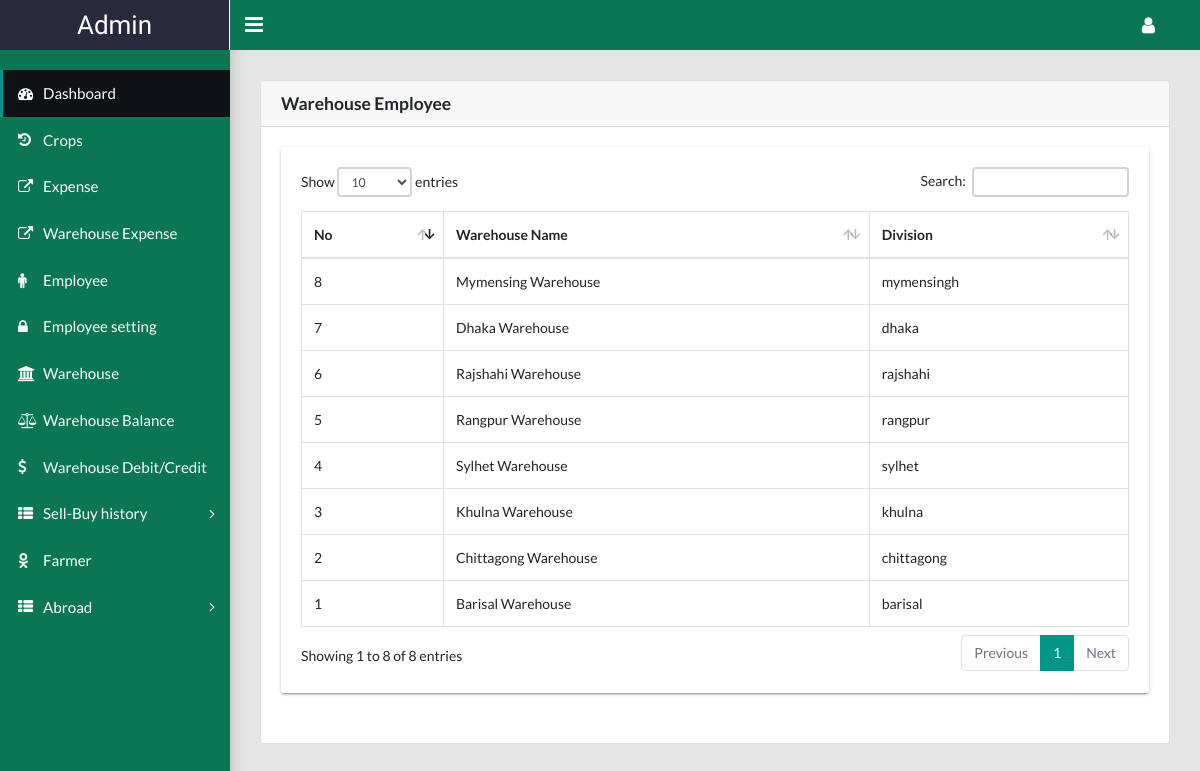
The page /admin/warehouse.php (signed in) on the database its author committed.
### tables this page shows
CREATE TABLE `warehouse` (
  `id` int(11) NOT NULL,
  `name` varchar(50) NOT NULL,
  `division` varchar(50) NOT NULL
);

### lib/Database.php (called while the page is built, shortened)
<?php
Class Database{
		private $host   = "localhost";
	private $user   = "root";
	private $pass   = "";
	private $dbname = "e_agri";
	public $link;
	private function connectDB(){
	$this->link = new mysqli($this->host, $this->user, $this->pass, $this->dbname);
 }
	public function select($query){
		$result = $this->link->query($query) or die($this->link->error.__LINE__);
		if($result->num_rows > 0){
			return $result;
		} else {
			return false;
		}
	}
}

### admin/warehouse.php (the view, shortened to what this page needs)
<?php include './header.php'; ?>
<?php include './side.php'; ?>
<main class="app-content">
    <div class="bs-component">
        <div class="card">
            <h5 class="card-header">Warehouse Employee</h5>
            <div class="card-body">
                <div class="row">
                    <div class="col-lg-12">
                    	<div class="tile">
                            <div class="tile-body">
                                <div class="table-responsive">
                                    <table class="table table-hover table-bordered" id="sampleTable">
                                    	<thead>
                                            <tr>
                                                <th>No</th>
                                                <th>Warehouse Name</th>
                                                <th>Division</th>
                                            </tr>
                                        </thead>
                                        <tbody>
                                        	<?php
                                        	$i=0;
                                        	    $query = "SELECT * FROM warehouse ORDER BY id DESC";
                                                $result = $db->select($query);
                                                if($result){
                                    	            while($resultRow = $result->fetch_assoc()){
                                    	            	$i++;
                                        	        ?>
                                        	        <tr>
                                                        <th><?php echo $i; ?></th>
                                                        <th><?php echo $resultRow['name']; ?></th>
                                                        <th><?php echo $resultRow['division']; ?></th>
                                                    </tr>
                                                    <?php
                                                    }
                                                }
                                            ?>
                                        </tbody>
                                    </table>
                                </div>
                            </div>
                        </div>
                    </div>
                </div>
            </div>
        </div>
    </div>
</main>
<?php include './footer.php'; ?>

### admin/warehouse.php (style rules this page uses)
tbody tr th { font-weight: normal; }

### rows shown on the page
warehouse: name "Barisal Warehouse", division "barisal"
warehouse: name "Chittagong Warehouse", division "chittagong"
warehouse: name "Khulna Warehouse", division "khulna"
warehouse: name "Sylhet Warehouse", division "sylhet"
warehouse: name "Rangpur Warehouse", division "rangpur"
warehouse: name "Rajshahi Warehouse", division "rajshahi"
warehouse: name "Dhaka Warehouse", division "dhaka"
warehouse: name "Mymensing Warehouse", division "mymensingh"
